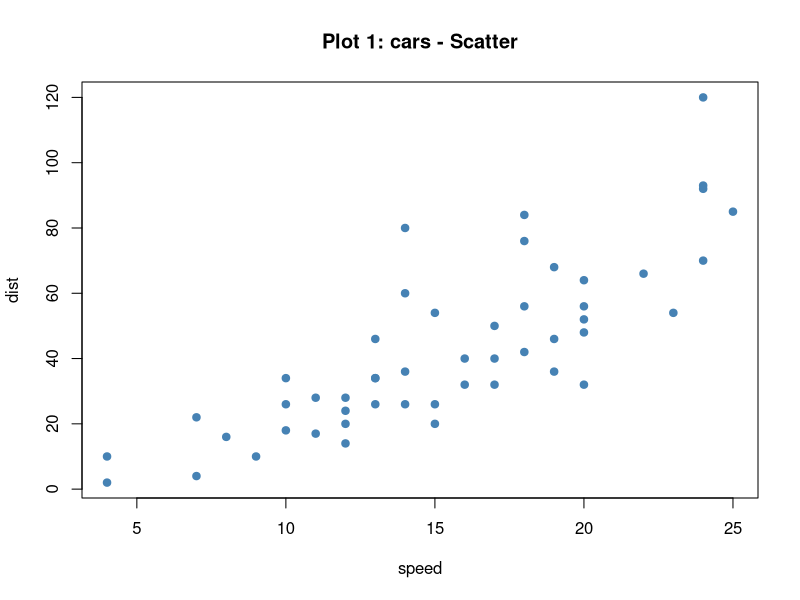
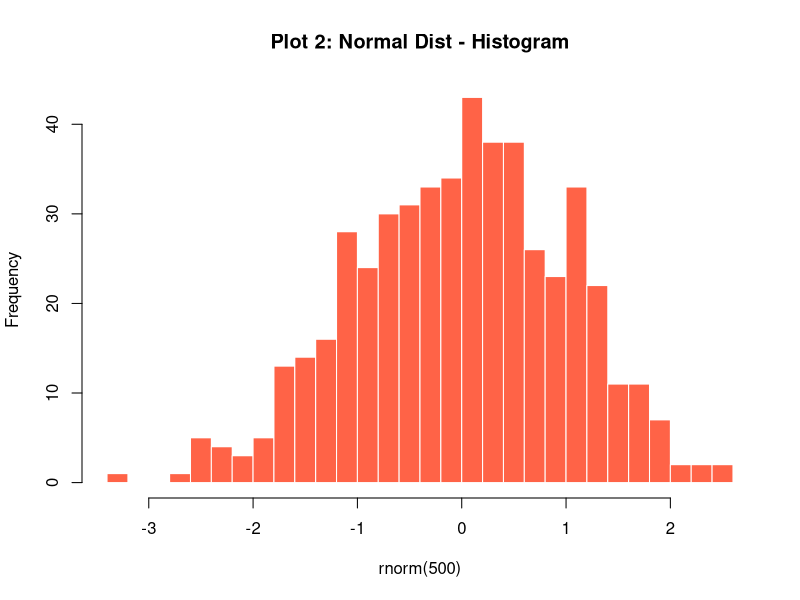
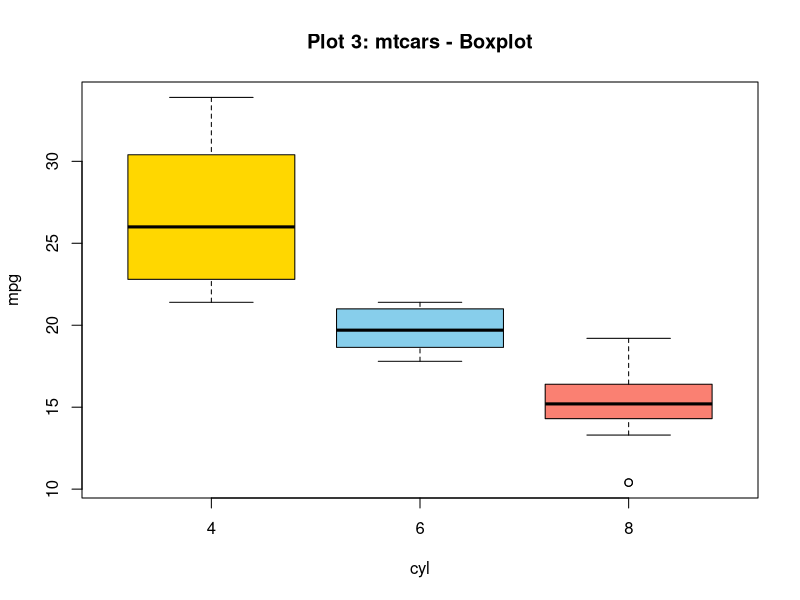
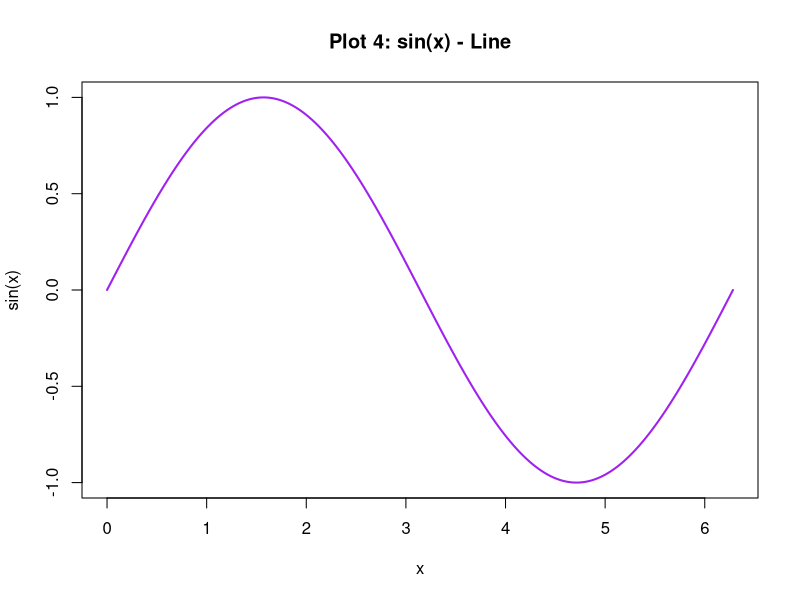
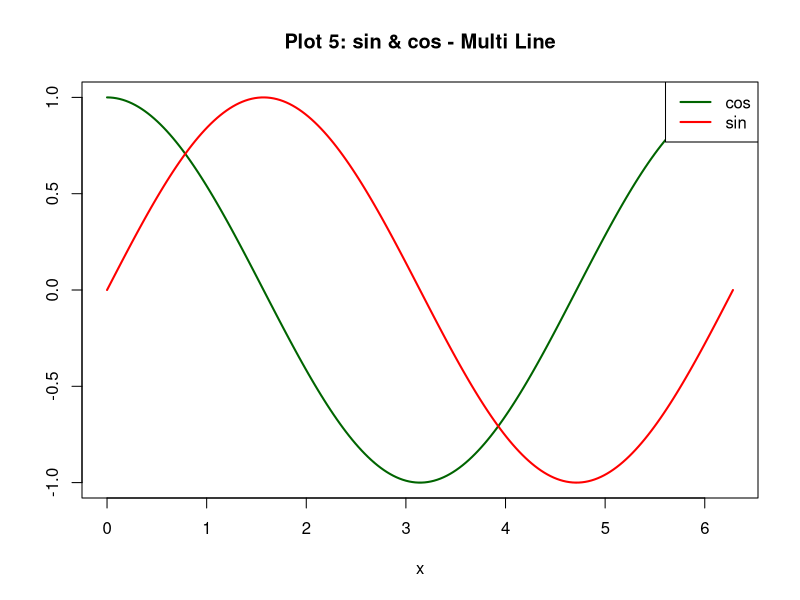
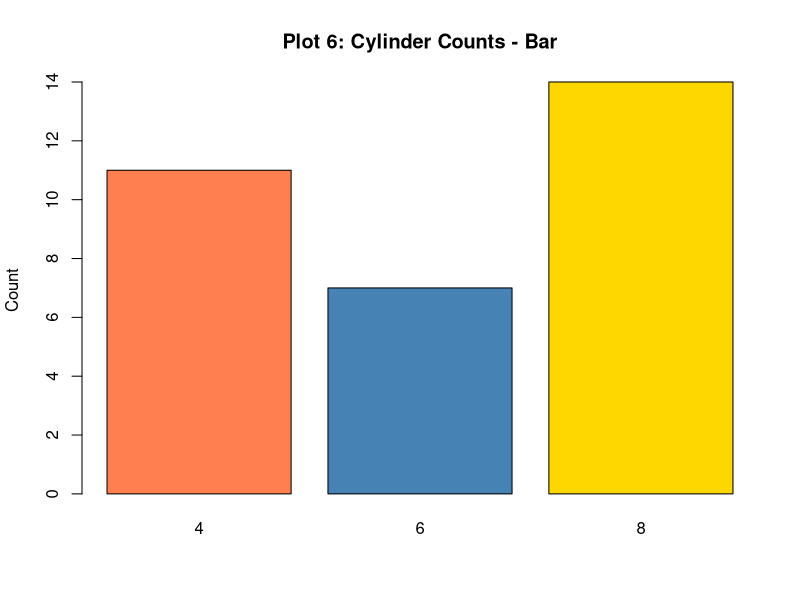
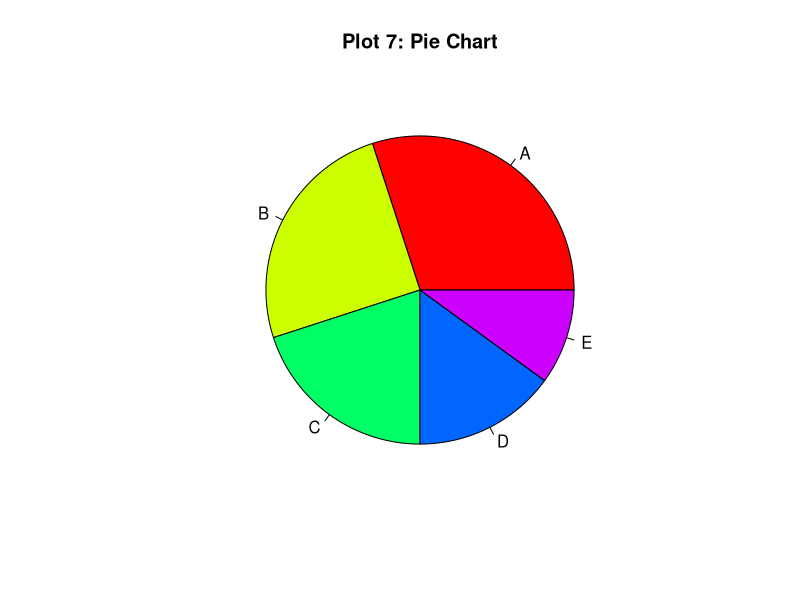
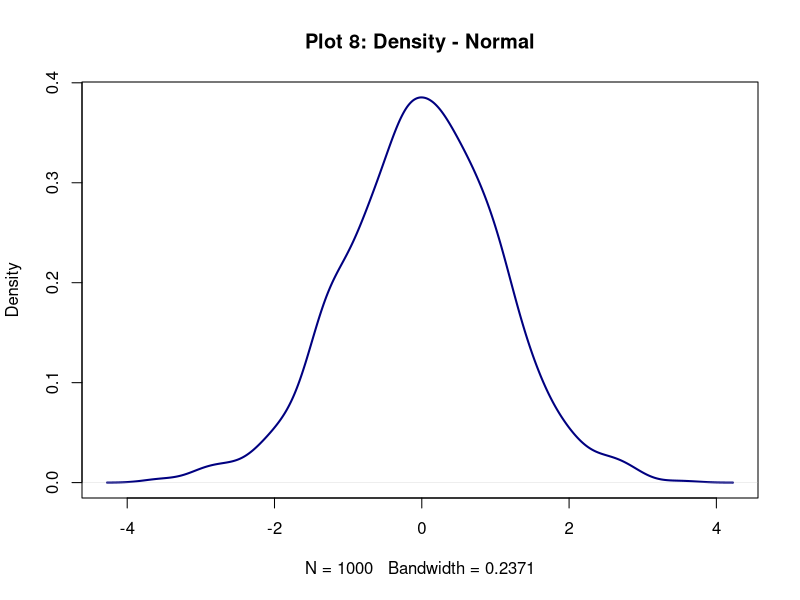

R code for these plots, in order:
# R Plot Pro - 20 Plot Capture Test
library(ggplot2)

# --- Base R Plots ---

# Plot 1: Scatter
plot(cars, main = "Plot 1: cars - Scatter", col = "steelblue", pch = 19)

# Plot 2: Histogram
hist(rnorm(500), main = "Plot 2: Normal Dist - Histogram",
     col = "tomato", border = "white", breaks = 30)

# Plot 3: Boxplot
boxplot(mpg ~ cyl, data = mtcars, main = "Plot 3: mtcars - Boxplot",
        col = c("gold", "skyblue", "salmon"))

# Plot 4: Line
x <- seq(0, 2 * pi, length.out = 200)
plot(x, sin(x), type = "l", lwd = 2, col = "purple",
     main = "Plot 4: sin(x) - Line", ylab = "sin(x)")

# Plot 5: Multiple lines
plot(x, cos(x), type = "l", lwd = 2, col = "darkgreen",
     main = "Plot 5: sin & cos - Multi Line", ylab = "")
lines(x, sin(x), col = "red", lwd = 2)
legend("topright", legend = c("cos", "sin"), col = c("darkgreen", "red"), lwd = 2)

# Plot 6: Bar chart
barplot(table(mtcars$cyl), main = "Plot 6: Cylinder Counts - Bar",
        col = c("coral", "steelblue", "gold"), ylab = "Count")

# Plot 7: Pie chart
pie(c(30, 25, 20, 15, 10),
    labels = c("A", "B", "C", "D", "E"),
    col = rainbow(5),
    main = "Plot 7: Pie Chart")

# Plot 8: Density
plot(density(rnorm(1000)), main = "Plot 8: Density - Normal",
     col = "navy", lwd = 2)

# Plot 9: QQ plot
qqnorm(rnorm(200), main = "Plot 9: QQ Normal Plot")
qqline(rnorm(200), col = "red")

# Plot 10: Pairs
pairs(iris[, 1:4], main = "Plot 10: iris - Pairs",
      col = as.integer(iris$Species))

# Plot 11: Heatmap
mat <- matrix(rnorm(100), nrow = 10)
image(mat, main = "Plot 11: Random Matrix - Heatmap",
      col = heat.colors(20))

# Plot 12: Step plot
plot(x, sin(x), type = "s", col = "darkred", lwd = 2,
     main = "Plot 12: sin(x) - Step")

# --- ggplot2 Plots ---

# Plot 13: ggplot2 Scatter
print(ggplot(iris, aes(Sepal.Length, Sepal.Width, color = Species)) +
  geom_point(size = 2) +
  labs(title = "Plot 13: iris - ggplot2 Scatter") +
  theme_minimal())

# Plot 14: ggplot2 Histogram
print(ggplot(diamonds, aes(x = carat, fill = cut)) +
  geom_histogram(bins = 40, alpha = 0.7) +
  labs(title = "Plot 14: diamonds - ggplot2 Histogram") +
  theme_classic())

# Plot 15: ggplot2 Boxplot
print(ggplot(mtcars, aes(factor(cyl), mpg, fill = factor(cyl))) +
  geom_boxplot() +
  labs(title = "Plot 15: mtcars - ggplot2 Boxplot", x = "Cylinders") +
  theme_bw())

# Plot 16: ggplot2 Line
df <- data.frame(x = x, y = sin(x))
print(ggplot(df, aes(x, y)) +
  geom_line(color = "steelblue", linewidth = 1) +
  labs(title = "Plot 16: sin(x) - ggplot2 Line") +
  theme_minimal())

# Plot 17: ggplot2 Bar
print(ggplot(diamonds, aes(x = cut, fill = cut)) +
  geom_bar() +
  labs(title = "Plot 17: diamonds - ggplot2 Bar") +
  theme_light())

# Plot 18: ggplot2 Density
print(ggplot(iris, aes(x = Petal.Length, fill = Species)) +
  geom_density(alpha = 0.5) +
  labs(title = "Plot 18: iris - ggplot2 Density") +
  theme_minimal())

# Plot 19: ggplot2 Facet
print(ggplot(mtcars, aes(wt, mpg)) +
  geom_point(color = "tomato") +
  facet_wrap(~cyl) +
  labs(title = "Plot 19: mtcars - ggplot2 Facet") +
  theme_bw())

# Plot 20: ggplot2 Violin
print(ggplot(iris, aes(Species, Sepal.Length, fill = Species)) +
  geom_violin(trim = FALSE) +
  geom_jitter(width = 0.1, alpha = 0.3) +
  labs(title = "Plot 20: iris - ggplot2 Violin") +
  theme_minimal())

message("Test tamamlandi. 20 plot bekleniyor.")
